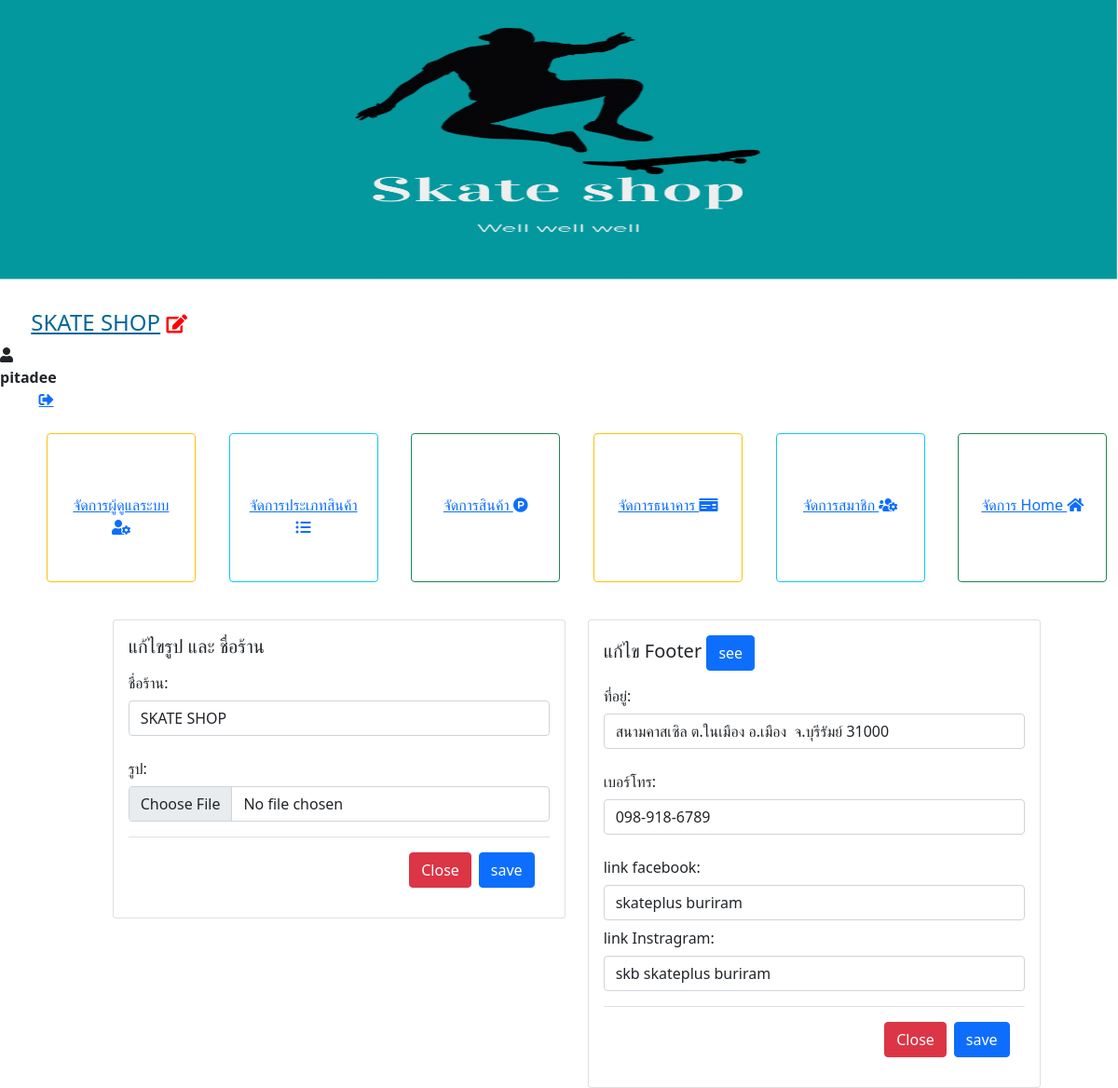
The page /skate-shop/admin/about_store.php (signed in) on the database its author committed.
### tables this page shows
CREATE TABLE `shop` (
  `h_id` int(10) NOT NULL,
  `h_name` varchar(100) NOT NULL,
  `g_img` varchar(200) NOT NULL,
  `h_address` varchar(200) DEFAULT NULL,
  `h_tel` varchar(12) DEFAULT NULL,
  `h_fb` varchar(200) DEFAULT NULL,
  `h_ig` varchar(200) DEFAULT NULL
);

### skate-shop/admin/h.php (called while the page is built, shortened)
<?php session_start();
  $a_user = $_SESSION['a_user'];
?>

### skate-shop/admin/about_store.php (the view, shortened to what this page needs)
<!DOCTYPE html>
<html>
<head>
  <link href="https://cdn.jsdelivr.net/npm/bootstrap@5.0.2/dist/css/bootstrap.min.css" rel="stylesheet">
</head>
  <body>
    <?php include('h.php');
      ?>
      <?php include('header.php');
      ?>
      <?php
      $query_product = "SELECT * FROM shop ";
      $result_pro =mysqli_query($con, $query_product) or die ("Error in query: $query_product " . mysqli_error());
      $row_pro = mysqli_fetch_array($result_pro);
      ?>
    <p></p><br>
<div class="row">
  <div class="col-sm-5">
    <div class="card">
      <div class="card-body">
        <h5 class="card-title">แก้ไขรูป และ ชื่อร้าน</h5>
        <form name="store" action="about_store_edit_db.php" method="POST" id="store" class="form-horizontal" enctype="multipart/form-data" >
                  <div class="mb-3">
                    <label for="message-text" class="col-form-label">ชื่อร้าน:</label>
                    <input type="text"  name="h_name" class="form-control" value="<?php echo $row_pro["h_name"];?>" />
                  </div>
                  <div class="mb-3">
                    <label for="message-text" class="col-form-label">รูป:</label>
                    <input type="file"  name="g_img" id="g_img"   class="form-control" />
                  </div>
                  <div class="modal-footer">
                    <button type="button" class="btn btn-danger" data-bs-dismiss="modal">Close</button>
                    <button type="submit" class="btn btn-primary">save</button>
                  </div>
              </form>
      </div>
    </div>
  </div>
  <div class="col-sm-5">
    <div class="card">
      <div class="card-body">
        <h5 class="card-title">แก้ไข Footer
        <button class="btn btn-primary" href="#" data-bs-toggle="modal" data-bs-target="#detail" data-bs-whatever="@mdo">see</button>
        </h5>
        <form name="about" action="about_store_db.php" method="POST" id="login" class="form-horizontal">
                  <div class="mb-3">
                  <label for="message-text" class="col-form-label">ที่อยู่:</label>
                  <input type="text"  name="h_address" class="form-control"  value="<?php echo $row_pro["h_address"];?>"/>
                  </div>
                  <div class="mb-3">
                  <label for="message-text" class="col-form-label">เบอร์โทร:</label>
                  <input type="text"  name="h_tel" class="form-control"  value="<?php echo $row_pro["h_tel"];?>"/>
                  </div>
                  <div class="mb-3">
                    <label for="message-text" class="col-form-label">link facebook:</label>
                    <input type="text" name="h_fb"  class="form-control" value="<?php echo $row_pro["h_fb"];?>"/>
                    <label for="message-text" class="col-form-label">link Instragram:</label>
                    <input type="text" name="h_ig"  class="form-control" value="<?php echo $row_pro["h_ig"];?>"/>
                  </div>
              <div class="modal-footer">
                <button type="button" class="btn btn-danger" data-bs-dismiss="modal">Close</button>
                <button type="submit" class="btn btn-primary">save</button>
              </div>
              </form>
      </div>
    </div>
  </div>
</div>
  </body>
</html>

### skate-shop/admin/header.php (shortened to what this page needs)
<html lang="en">
<head>
    <?php include('h.php');
      ?>
       <?php include('h2.php');
      ?>
</head>
<?php
      $query_product = "SELECT * FROM shop ";
      $result_pro =mysqli_query($con, $query_product) or die ("Error in query: $query_product " . mysqli_error());
      $row_pro = mysqli_fetch_array($result_pro);
      ?>
<body>
<div class="row">
<img src="g_img/<?php echo $row_pro['g_img']; ?>" width="100%" height="300">
    <div class="col-10">
        <a  href="index.php"  align="center" class="card-title" style="color:#069;"><h4 ><?php echo $row_pro["h_name"];?></a>
        <a  class="navbar-brand" href="about_store_edit_db.php" data-bs-toggle="modal" data-bs-target="#edit" data-bs-whatever="@mdo">
          <i style="color:red;"class="fas fa-edit"></i>
        </a>
      </div>&nbsp;&nbsp;&nbsp;&nbsp;&nbsp;&nbsp;&nbsp;&nbsp;&nbsp;&nbsp;&nbsp;&nbsp;&nbsp;&nbsp;&nbsp;&nbsp;&nbsp;
      <div class="col-1">
        <div class="icons">
            <i class="fas fa-user"></i><b style="color:#212529"> <?php echo $a_user; ?></b>
            <a href="../logout.php" class="fas fa-sign-out-alt" onclick="return confirm('คุณต้องการออกจากระบบหรือไม่?')"></a>
        </div>
      </div>
</div>
<br>
<div class="row">
  <div class="col-sm">
<div class="card border-warning text-center" style="height: 10rem; width: 10rem;" >
  <div class="card-body">
    <br><br>
  <a href="admin_list.php">จัดการผู้ดูแลระบบ
     <i class="fas fa-user-cog"></i>
  </a>
  </div>
</div>
</div>
<div class="col-sm">
<div class="card border-info text-center" style="height: 10rem; width: 10rem;" >
  <div class="card-body ">
    <br><br>
    <a href="type_list.php">จัดการประเภทสินค้า   <i class="fas fa-list-ul"></i></a>
  </div>
</div>
</div>
<div class="col-sm">
<div class="card border-success text-center" style="height: 10rem; width: 10rem;" >
  <div class="card-body">
    <br><br>
    <a href="product_list.php">จัดการสินค้า   <i class="fab fa-product-hunt"></i></a>
  </div>
</div>
</div>
<div class="col-sm">
<div class="card border-warning text-center" style="height: 10rem; width: 10rem;" >
  <div class="card-body">
    <br><br>
    <a href="bank_list.php">จัดการธนาคาร  <i class="fas fa-money-check"></i></a>
  </div>
</div>
</div>
<div class="col-sm">
<div class="card border-info text-center" style="height: 10rem; width: 10rem;" >
  <div class="card-body">
    <br><br>
    <a href="member_list.php">จัดการสมาชิก  <i class="fas fa-users-cog"></i></a>
  </div>
</div>
</div>
<div class="col-sm">
<div class="card border-success text-center" style="height: 10rem; width: 10rem;" >
  <div class="card-body">
    <br><br>
    <a href="about_store.php">จัดการ Home  <i class="fas fa-home"></i></a>
  </div>
</div>
</div>
</div>
</body>
</html>

### rows shown on the page
shop: g_img (picture), h_name "SKATE SHOP", h_address "สนามคาสเซิล ต.ในเมือง อ.เมือง จ.บุรีรัมย์ 31000", h_tel "098-918-6789", h_fb "skateplus buriram", h_ig "skb skateplus buriram"

### other values the page prints
$a_user "pitadee"
